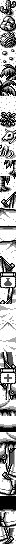

This is a level from a 2D game, rendered from its Tiled map with the project's own tilesets. A one-line summary and the complete map file follow:
An orthogonal 2x68 tile map with 8x8 px tiles, 1 tile layer (metatiles), 3 tilesets.

<map height="68" orientation="orthogonal" renderorder="right-down" tileheight="8" tilewidth="8" width="2">
	<tileset firstgid="1" tilewidth="8" tileheight="8">
		<image source="../../../gfx/tilesets/gfx_06b_52b0.png" />
	</tileset>
	<tileset firstgid="51" tilewidth="8" tileheight="8">
		<image source="../../../gfx/tilesets/gfx_06b_55c0.png" />
	</tileset>
	<tileset firstgid="129" tilewidth="8" tileheight="8">
		<image source="../../../gfx/tilesets/gfx_06b_5aa0.png" />
	</tileset>
	<layer height="68" id="1" name="metatiles" width="2">
		<data encoding="csv">
2, 4,
3, 5,
6, 8,
7, 9,
10, 12,
11, 13,
14, 16,
15, 17,
18, 20,
19, 21,
22, 24,
23, 25,
26, 28,
27, 29,
30, 32,
31, 33,
34, 36,
35, 37,
38, 40,
39, 41,
42, 44,
43, 45,
46, 48,
47, 49,
51, 53,
52, 54,
55, 57,
56, 58,
59, 61,
60, 62,
63, 65,
64, 66,
67, 69,
68, 70,
71, 73,
72, 74,
75, 77,
76, 78,
79, 81,
80, 82,
83, 85,
84, 86,
87, 89,
88, 90,
91, 93,
92, 94,
95, 97,
96, 98,
99, 101,
100, 102,
103, 105,
104, 106,
107, 107,
108, 109,
110, 112,
111, 113,
114, 116,
115, 117,
118, 120,
119, 121,
122, 124,
123, 125,
126, 126,
127, 128,
129, 131,
130, 132,
133, 135,
134, 136</data>
	</layer>
</map>
